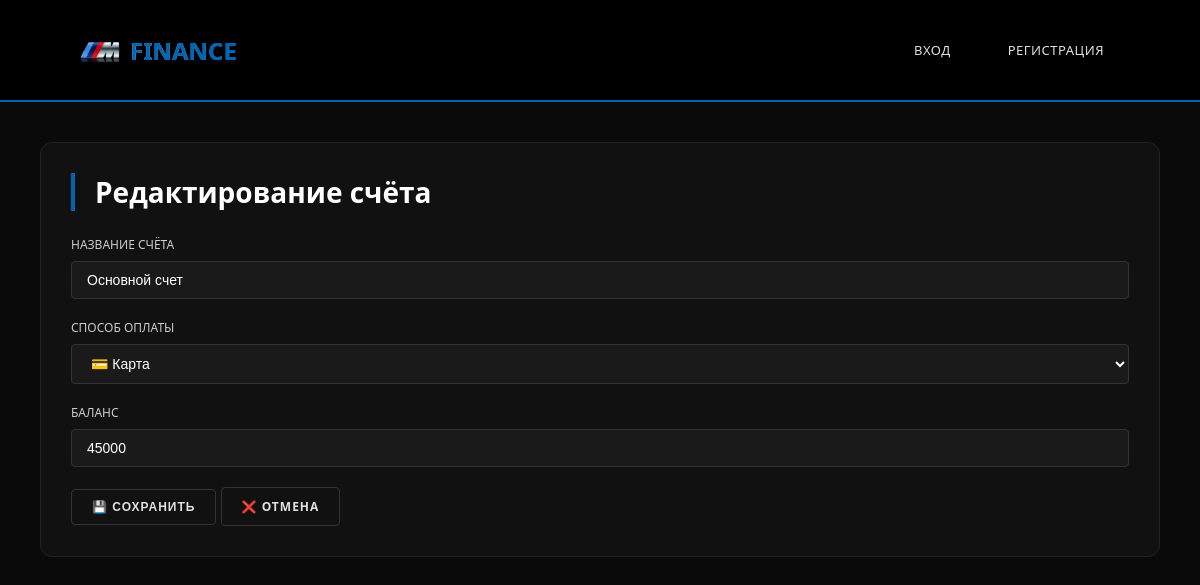
Before: /web/accounts/1/edit (signed in) with the older database file.
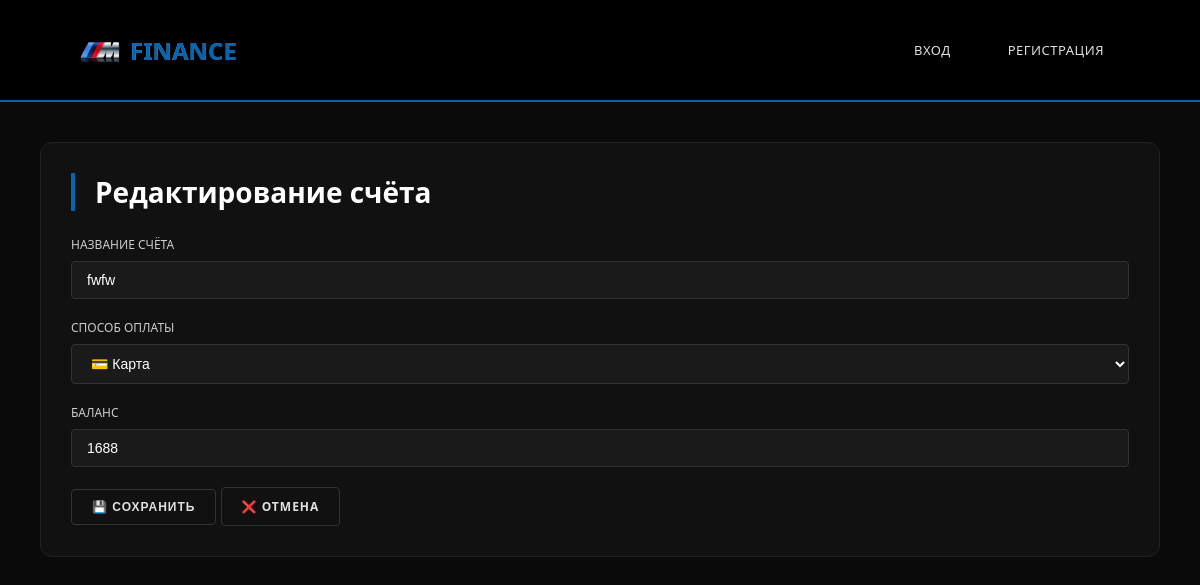
After: the same page with the newer database file.
### tables this page shows
CREATE TABLE Account (
    id INTEGER PRIMARY KEY AUTOINCREMENT,
    user_id INT REFERENCES Users(id) NOT NULL,
    name VARCHAR(64) NOT NULL, -- Название счета
    spend_method VARCHAR(10) NOT NULL DEFAULT 'CARD',  -- Способ траты: CARD, CASH
    balance DECIMAL(10, 2) DEFAULT 0.00
    
);

### src/api_db.py (the view)
@app.get("/web/accounts/{account_id}/edit")
async def web_account_edit_form(request: Request, account_id: int):
    current_user = get_current_user_web(request)
    if not current_user:
        return RedirectResponse(url="/web/login", status_code=303)
    account = execute_query("SELECT * FROM Account WHERE id = ? AND user_id = ?", (account_id, current_user['id']))
    if not account:
        return RedirectResponse(url="/web/accounts", status_code=303)
    return templates.TemplateResponse("account_form.html", {
        "request": request,
        "title": "Редактирование счёта",
        "account": account[0]
    })

### templates/account_form.html (shortened to what this page needs)
{% extends "base.html" %}
{% block content %}
<div class="card">
    <h1>{{ title }}</h1>
    <form method="post">
        <div class="form-group">
            <label>Название счёта</label>
            <input type="text" name="name" value="{{ account.name if account else '' }}" required>
        </div>
        <div class="form-group">
            <label>Способ оплаты</label>
            <select name="spend_method" required>
                <option value="CARD" {% if account and account.spend_method == 'CARD' %}selected{% endif %}>💳 Карта</option>
            </select>
        </div>
        <div class="form-group">
            <label>Баланс</label>
            <input type="number" step="0.01" name="balance" value="{{ account.balance if account else '0' }}" required>
        </div>
        <button type="submit" class="btn btn-success">💾 Сохранить</button>
        <a href="/web/accounts" class="btn">❌ Отмена</a>
    </form>
</div>
{% endblock %}

Changed rows visible on the page:
changed Account "💳 Карта": name "Основной счет" → "fwfw"; balance "45000" → "1688"
